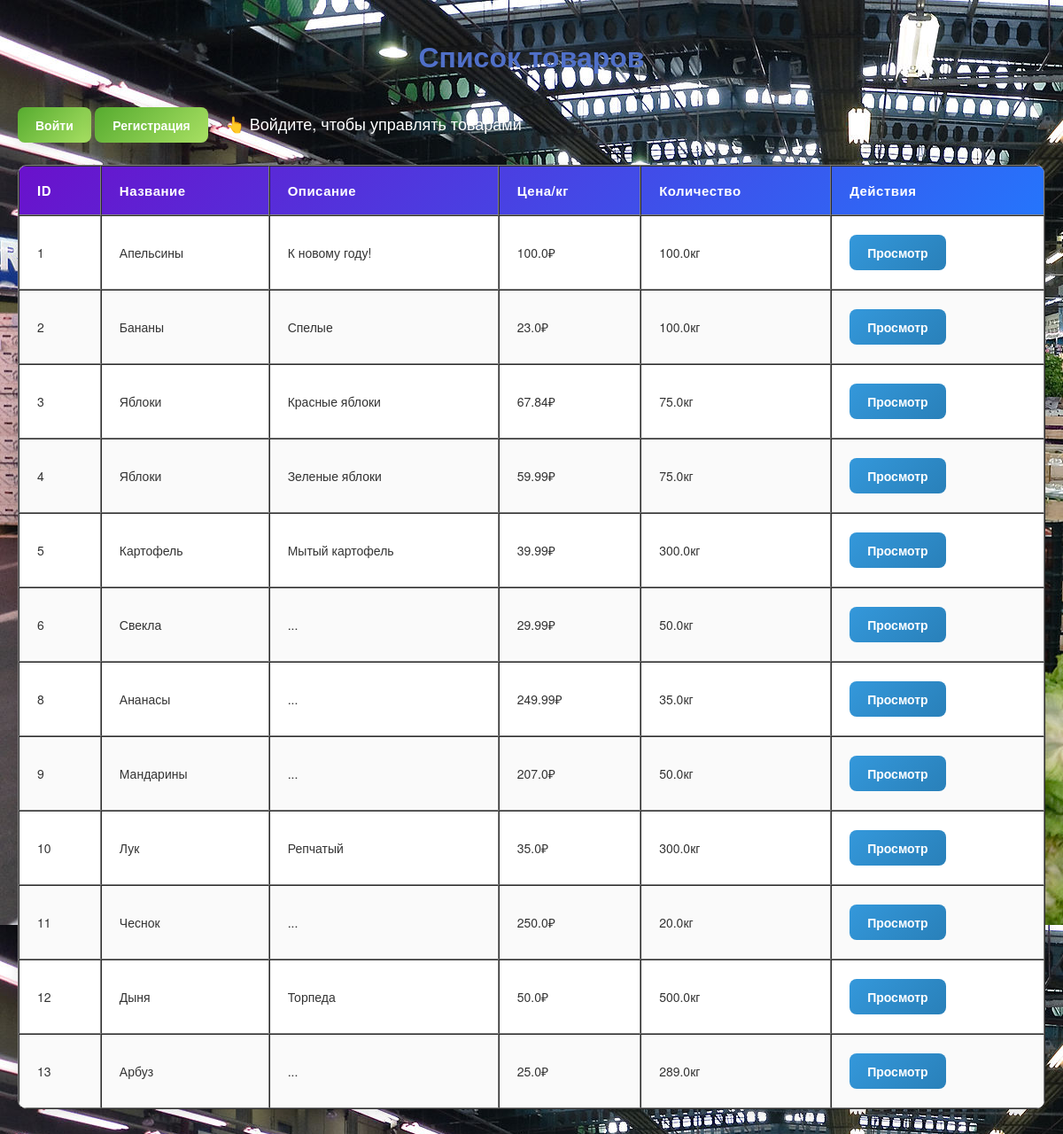
The app's page /, older data.
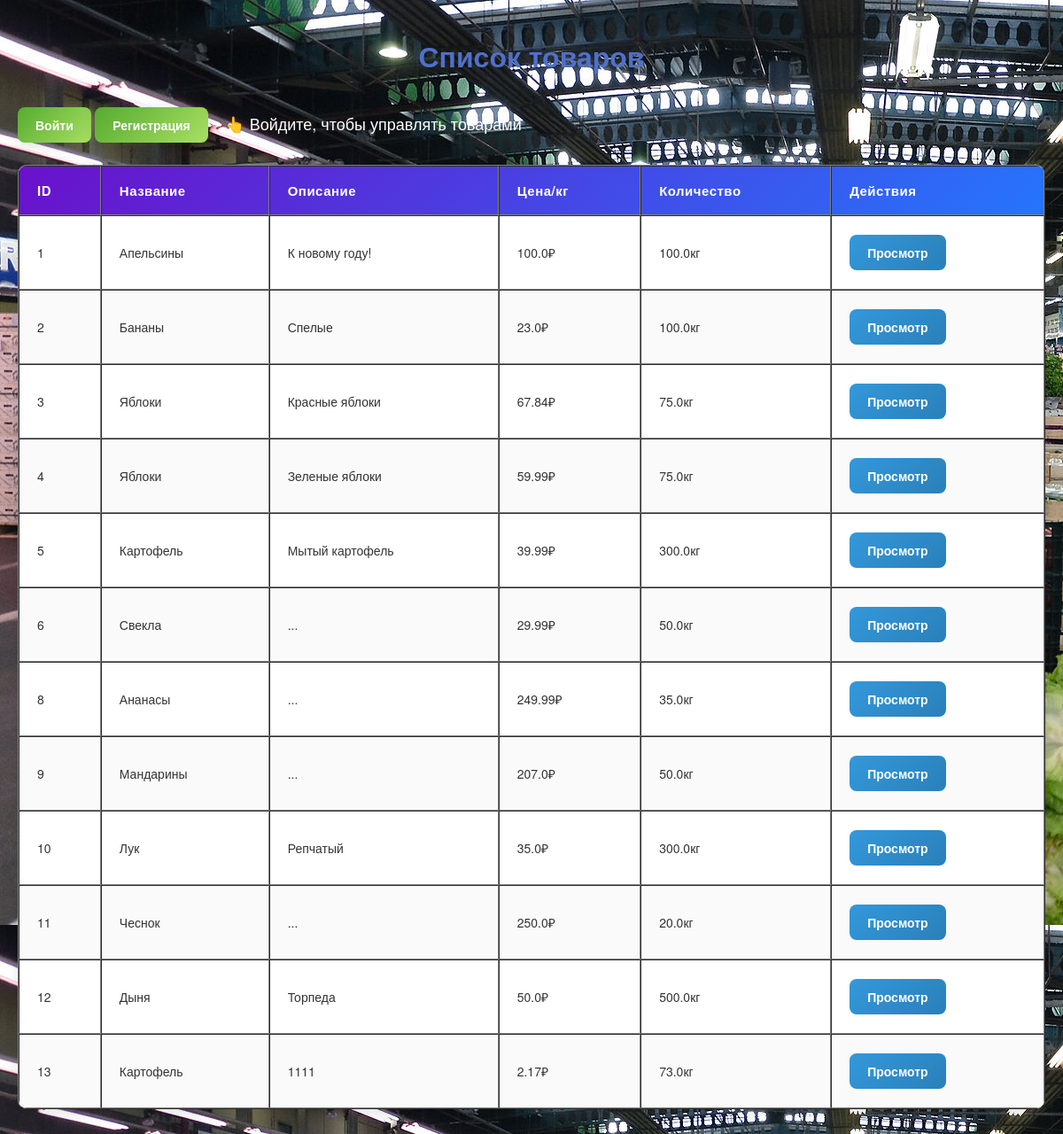
The same page, newer data.
### app/models.py (models this page shows)
class Product(db.Model):
    id = db.Column(db.Integer, primary_key=True)
    name = db.Column(db.String(100), nullable=False)
    description = db.Column(db.String(255))
    price = db.Column(db.Float, nullable=False)
    quantity = db.Column(db.Float, nullable=False)

### app/main.py (the view)
@bp.route('/')
def index():
    products = product_repo.get_all()
    return render_template('index.html', products=products)

### app/main.py (called while the page is built)
@bp.before_request
def require_login():
    allowed_routes = ['main.login', 'main.register', 'main.index', 'main.product_detail']
    if request.endpoint and request.endpoint.startswith('main.') and request.endpoint not in allowed_routes:
        if 'user_id' not in session:
            return redirect(url_for('main.login'))

### app/repositories.py (called while the page is built)
    def get_all(self):
        return Product.query.all()

### app/templates/index.html (shortened to what this page needs)
<!DOCTYPE html>
<html lang="ru">
<head>
    <link rel="stylesheet" type="text/css" href="{{ url_for('static', filename='style_index.css') }}">
</head>
<body>
    <h1>Список товаров</h1>
    <div style="margin-bottom: 20px;">
    {% if session.get('user_id') %}
        <span style="font-size: 18px; color: #ffffff;">Здравствуйте, {{ session.get('username') }}!</span>
        <a href="{{ url_for('main.logout') }}" class="a-btn">Выйти</a>
        <a href="{{ url_for('main.add_form') }}" class="a-btn">Добавить новый товар</a>
    {% else %}
        <a href="{{ url_for('main.login') }}" class="a-btn">Войти</a>
        <a href="{{ url_for('main.register') }}" class="a-btn">Регистрация</a>
        <span style="margin-left: 15px; color: #ffffff; font-size: 18px;">👆 Войдите, чтобы управлять товарами</span>
    {% endif %}
    </div>
    <table border="1" cellpadding="5" cellspacing="0" style="margin-top:20px;">
        <thead>
            <tr>
                <th>ID</th>
                <th>Название</th>
                <th>Описание</th>
                <th>Цена/кг</th>
                <th>Количество</th>
                <th>Действия</th>
            </tr>
        </thead>
        <tbody>
            {% for product in products %}
            <tr>
                <td>{{ product.id }}</td>
                <td>{{ product.name }}</td>
                <td>{{ product.description }}</td>
                <td>{{ product.price }}₽</td>
                <td>{{ product.quantity }}кг</td>
                <td>
                  <a href="{{ url_for('main.product_detail', product_id=product.id) }}" class="btn btn-view">Просмотр</a>
              </td>
            </tr>
            {% endfor %}
        </tbody>
    </table>
</body>
</html>

Row changes from the older to the newer data that the page shows:
changed Product id 13: name "Арбуз" → "Картофель"; description "..." → "1111"; price "25.0" → "2.17"; quantity "289.0" → "73.0"
